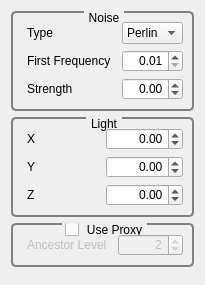
<?xml version="1.0" encoding="UTF-8"?>
<ui version="4.0">
 <class>GvQCustomEditor</class>
 <widget class="QWidget" name="GvQCustomEditor">
  <property name="geometry">
   <rect>
    <x>0</x>
    <y>0</y>
    <width>204</width>
    <height>285</height>
   </rect>
  </property>
  <property name="windowTitle">
   <string>Custom Editor</string>
  </property>
  <property name="styleSheet">
   <string>QGroupBox
{
     background-color: qlineargradient(x1: 0, y1: 0, x2: 0, y2: 1,
                                       stop: 0 #E0E0E0, stop: 1 #FFFFFF);
     border: 2px solid gray;
     border-radius: 5px;
     margin-top: 1ex; /* leave space at the top for the title */
 }

 QGroupBox::title
{
	 subcontrol-origin: margin;
     subcontrol-position: top center; /* position at the top center */
     padding: 0 3px;
     background-color: qlineargradient(x1: 0, y1: 0, x2: 0, y2: 1,
                                       stop: 0 #FFOECE, stop: 1 #FFFFFF);
 }

QLabel
{
	border-radius: 4px;
	padding: 2px;
 }
</string>
  </property>
  <layout class="QVBoxLayout" name="verticalLayout">
   <item>
    <widget class="QGroupBox" name="groupBox_4">
     <property name="title">
      <string>Noise</string>
     </property>
     <layout class="QGridLayout" name="gridLayout">
      <item row="0" column="0">
       <widget class="QLabel" name="label_3">
        <property name="text">
         <string>Type</string>
        </property>
       </widget>
      </item>
      <item row="0" column="1">
       <widget class="QComboBox" name="_noiseComboBox">
        <item>
         <property name="text">
          <string>Perlin</string>
         </property>
        </item>
       </widget>
      </item>
      <item row="1" column="0">
       <widget class="QLabel" name="label_9">
        <property name="text">
         <string>First Frequency</string>
        </property>
       </widget>
      </item>
      <item row="1" column="1">
       <widget class="QDoubleSpinBox" name="_noiseFirstFrequencySpinBox">
        <property name="alignment">
         <set>Qt::AlignRight|Qt::AlignTrailing|Qt::AlignVCenter</set>
        </property>
        <property name="minimum">
         <double>0.010000000000000</double>
        </property>
        <property name="singleStep">
         <double>0.100000000000000</double>
        </property>
       </widget>
      </item>
      <item row="2" column="0">
       <widget class="QLabel" name="label_10">
        <property name="text">
         <string>Strength</string>
        </property>
       </widget>
      </item>
      <item row="2" column="1">
       <widget class="QDoubleSpinBox" name="_noiseStrengthSpinBox">
        <property name="alignment">
         <set>Qt::AlignRight|Qt::AlignTrailing|Qt::AlignVCenter</set>
        </property>
        <property name="minimum">
         <double>-99.989999999999995</double>
        </property>
        <property name="singleStep">
         <double>0.100000000000000</double>
        </property>
       </widget>
      </item>
     </layout>
    </widget>
   </item>
   <item>
    <widget class="QGroupBox" name="groupBox_2">
     <property name="title">
      <string>Light</string>
     </property>
     <layout class="QGridLayout" name="gridLayout_2">
      <item row="0" column="1">
       <widget class="QDoubleSpinBox" name="_lightXDoubleSpinBox">
        <property name="alignment">
         <set>Qt::AlignRight|Qt::AlignTrailing|Qt::AlignVCenter</set>
        </property>
        <property name="minimum">
         <double>-99.989999999999995</double>
        </property>
        <property name="singleStep">
         <double>0.100000000000000</double>
        </property>
       </widget>
      </item>
      <item row="1" column="0">
       <widget class="QLabel" name="label_5">
        <property name="text">
         <string>Y</string>
        </property>
       </widget>
      </item>
      <item row="1" column="1">
       <widget class="QDoubleSpinBox" name="_lightYDoubleSpinBox">
        <property name="alignment">
         <set>Qt::AlignRight|Qt::AlignTrailing|Qt::AlignVCenter</set>
        </property>
        <property name="minimum">
         <double>-99.989999999999995</double>
        </property>
        <property name="singleStep">
         <double>0.100000000000000</double>
        </property>
       </widget>
      </item>
      <item row="2" column="0">
       <widget class="QLabel" name="label_6">
        <property name="text">
         <string>Z</string>
        </property>
       </widget>
      </item>
      <item row="2" column="1">
       <widget class="QDoubleSpinBox" name="_lightZDoubleSpinBox">
        <property name="alignment">
         <set>Qt::AlignRight|Qt::AlignTrailing|Qt::AlignVCenter</set>
        </property>
        <property name="minimum">
         <double>-99.989999999999995</double>
        </property>
        <property name="singleStep">
         <double>0.100000000000000</double>
        </property>
       </widget>
      </item>
      <item row="0" column="0">
       <widget class="QLabel" name="label_4">
        <property name="text">
         <string>X</string>
        </property>
       </widget>
      </item>
     </layout>
    </widget>
   </item>
   <item>
    <widget class="QGroupBox" name="_useProxyCheckBox">
     <property name="title">
      <string>Use Proxy</string>
     </property>
     <property name="checkable">
      <bool>true</bool>
     </property>
     <property name="checked">
      <bool>false</bool>
     </property>
     <layout class="QFormLayout" name="formLayout">
      <item row="0" column="1">
       <widget class="QSpinBox" name="_ancestorLevelSpinBox">
        <property name="alignment">
         <set>Qt::AlignRight|Qt::AlignTrailing|Qt::AlignVCenter</set>
        </property>
        <property name="minimum">
         <number>1</number>
        </property>
        <property name="maximum">
         <number>5</number>
        </property>
        <property name="value">
         <number>2</number>
        </property>
       </widget>
      </item>
      <item row="0" column="0">
       <widget class="QLabel" name="label">
        <property name="text">
         <string>Ancestor Level</string>
        </property>
       </widget>
      </item>
     </layout>
    </widget>
   </item>
   <item>
    <spacer name="verticalSpacer">
     <property name="orientation">
      <enum>Qt::Vertical</enum>
     </property>
     <property name="sizeHint" stdset="0">
      <size>
       <width>20</width>
       <height>60</height>
      </size>
     </property>
    </spacer>
   </item>
  </layout>
  <zorder>groupBox_2</zorder>
  <zorder>groupBox_4</zorder>
  <zorder>verticalSpacer</zorder>
  <zorder>_useProxyCheckBox</zorder>
 </widget>
 <resources/>
 <connections/>
</ui>
